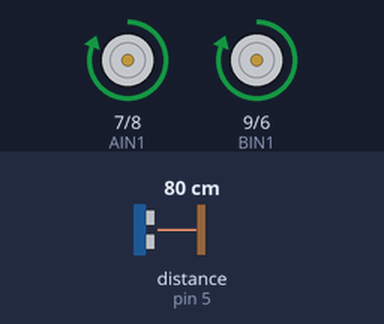
Simulated run of this sketch. Board: Arduino Uno, built with avr-gcc and run on an emulated ATmega328P. Parts: motor-driver pin pairs drawn as motors (green arrow = first pin HIGH = forward, orange = second pin HIGH = backward, longer = more drive). Wiring (inferred from the names in the program): ultrasonic range finder: trigger pin 4; echo pin 5. The inputs (shaded band) are chosen by the test bench; at power-on: distance to the obstacle (sensor on pin 5) 80 cm. The echo pulse lasts 58.3 µs per cm.

Above: at 1.2 s.
1.3 s: distance to the obstacle (sensor on pin 5) set to 28 cm
2.8 s: distance to the obstacle (sensor on pin 5) set to 23 cm
At 3.8 s:
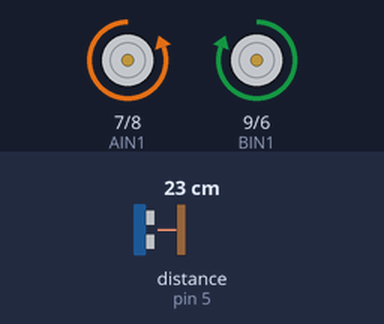
4.4 s: distance to the obstacle (sensor on pin 5) set to 35 cm
At 4.9 s:
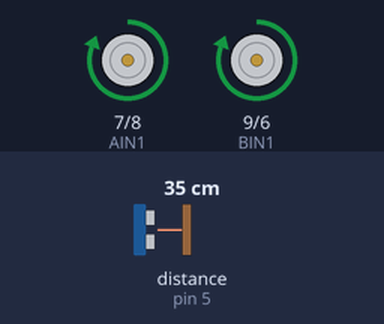
6.0 s: distance to the obstacle (sensor on pin 5) set to 2 cm
At 6.6 s:
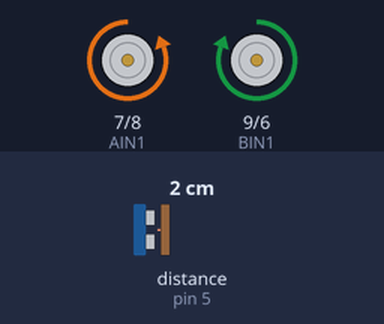
Timing chart, 0 to 8.6 s (numbered marks = the images above; inputs shaded):
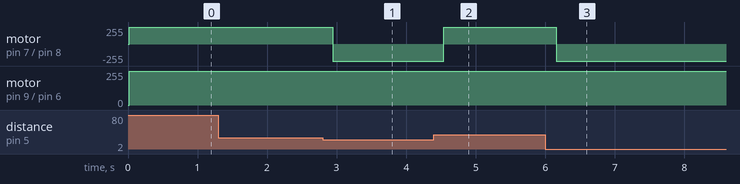

Measured:
- the behaviour switches between 26 and 25 cm on distance to the obstacle (sensor on pin 5) (found by bisection; images 0 and 1)
- after the input at 1.3 s, every drawn part: stays the same
- after the input at 2.8 s, motor on pin 7 (AIN1) / pin 8 (AIN2): forward 255/255 → backward 255/255 after 0.15 s
- after the input at 4.4 s, motor on pin 7 (AIN1) / pin 8 (AIN2): backward 255/255 → forward 255/255 after 0.14 s
- after the input at 6.0 s, motor on pin 7 (AIN1) / pin 8 (AIN2): forward 255/255 → backward 255/255 after 0.16 s

The sketch:

selfsteer.ino
```cpp
int AIN1 = 7;
int AIN2 = 8;
int BIN1 = 9;
int BIN2 = 6;

int triggerPin = 4;
int echoPin = 5;
const int chipSelect = 10;


void setup() {
  pinMode(AIN1, OUTPUT);
  pinMode(AIN2, OUTPUT);
  pinMode(BIN1, OUTPUT);
  pinMode(BIN2, OUTPUT);
  pinMode(triggerPin, OUTPUT);
  pinMode(echoPin, INPUT);
}

    float ping() {
    unsigned long maxTime = 20000;
    unsigned long us;
    float inches;

    digitalWrite(triggerPin, HIGH);
    delayMicroseconds(10);
    digitalWrite(triggerPin, LOW);

    us = pulseIn(echoPin, HIGH, maxTime);

    if (us == 0) {
      us = maxTime;
    }

    inches = us * 0.013504 / 2;
    return inches;
  }


  void forward() {

    digitalWrite(AIN1, HIGH);
    digitalWrite(AIN2, LOW);
    digitalWrite(BIN1, HIGH);
    digitalWrite(BIN2, LOW);
  }

  void backward() {
    //digitalWrite(led, HIGH);
    digitalWrite(AIN1, LOW);
    digitalWrite(AIN2, HIGH);
    digitalWrite(BIN1, LOW);
    digitalWrite(BIN2, HIGH);
  }

  void left() {
    //digitalWrite(led, HIGH);
    digitalWrite(AIN1, LOW);
    digitalWrite(AIN2, HIGH);
    digitalWrite(BIN1, HIGH);
    digitalWrite(BIN2, LOW);
  }

  void right() {
    //digitalWrite(led, HIGH);
    digitalWrite(AIN1, HIGH);
    digitalWrite(AIN2, LOW);
    digitalWrite(BIN1, LOW);
    digitalWrite(BIN2, HIGH);
  }

  void stop() {
    //digitalWrite(led, LOW);
    digitalWrite(AIN1, LOW);
    digitalWrite(AIN2, LOW);
    digitalWrite(BIN1, LOW);
    digitalWrite(BIN2, LOW);
  }


  void loop() {

    float inches = ping();

    while (inches > 10) {
      float inches = ping();

      ping();
      forward();
      delay(60);
      if (inches < 10) {

        break;

      }

    }

    while (inches < 10) {
      float inches = ping();
      stop();


      left();
      ping();


      delay(60);
      if (inches > 10) {
        break;
      }
    }
    delay(60);
  }
```
